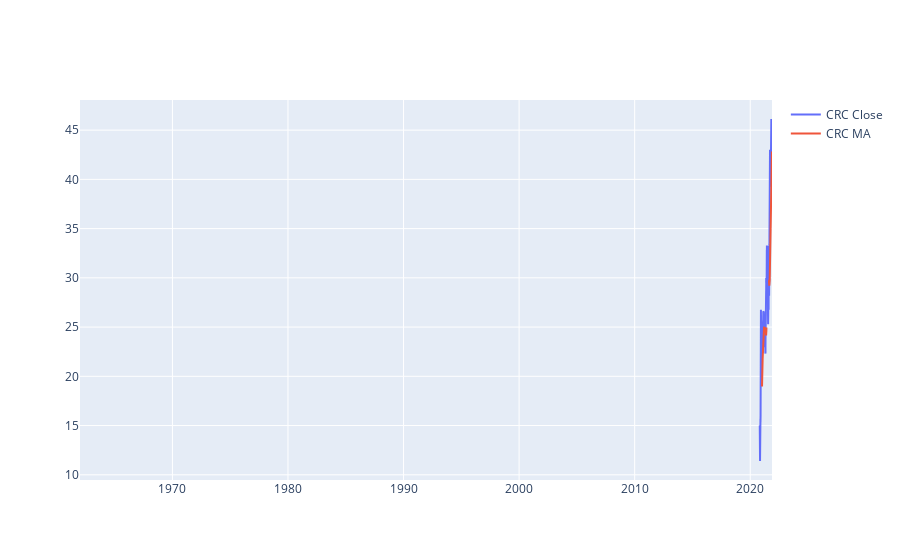

Notebook code cell kept with this figure:
### Code cell
df = data.get_ticker('CRC')

### Figure 1 — Plotly figure (JSON) as saved in the notebook; plotly's stock layout.template omitted (floating-point values rounded to 4 significant figures; data arrays with more than 128 entries replaced by an {"elided": "..."} marker saying what was removed)
{"data": [{"mode": "lines", "name": "CRC Close", "type": "scatter", "x": {"elided": "15091 str values"}, "y": {"elided": "15091 float values"}}, {"mode": "lines", "name": "CRC MA", "type": "scatter", "x": {"elided": "15091 str values"}, "y": {"elided": "15091 float values"}}], "layout": {}}
